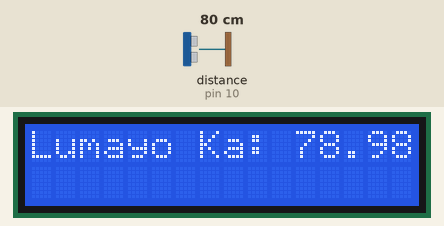
Recording of a sketch running on a simulated Arduino Uno, built with avr-gcc and run on an emulated ATmega328P. Parts: 16×2 character LCD. Wiring (inferred from the names in the program): ultrasonic range finder: trigger pin 9; echo pin 10. The test bench sets the inputs (shaded band); at power-on: distance to the obstacle (sensor on pin 10) 80 cm. The echo pulse lasts 58.3 µs per cm.

Above: at 1.2 s.
1.3 s: distance to the obstacle (sensor on pin 10) set to 2 cm
At 3.4 s:
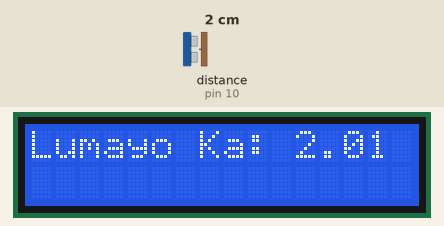
3.6 s: distance to the obstacle (sensor on pin 10) set to 4 cm
At 4.6 s:
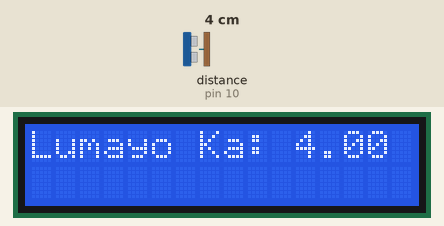
5.2 s: distance to the obstacle (sensor on pin 10) set to 9 cm
At 6.6 s:
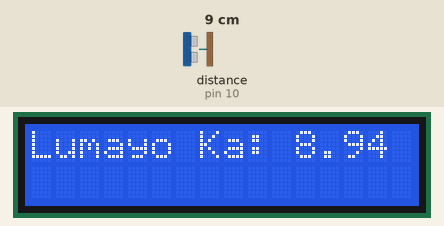
Timing chart, 0 to 8.2 s (numbered marks = the images above; inputs shaded):
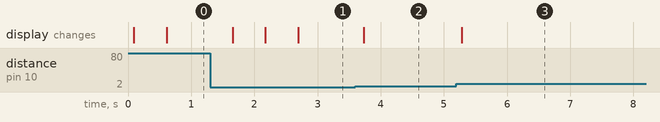

Measured:
- after the input at 1.3 s, the display: first changes after 0.35 s (image 1 shows a later state)
- after the input at 3.6 s, the display: changes after 0.13 s (image 2)
- after the input at 5.2 s, the display: changes after 0.08 s (image 3)

The sketch:

ultrasonic_with_lcd.ino
```cpp
#include <LiquidCrystal_I2C.h>

LiquidCrystal_I2C lcd(0x27, 16, 2); // I2C address 0x3F, 16 column and 2 rows

int trigPin = 9;    // TRIG pin
int echoPin = 10;    // ECHO pin

float duration_us, distance_cm;

void setup() {
  lcd.init();               // initialize the lcd
  lcd.backlight();          // open the backlight
  pinMode(trigPin, OUTPUT); // config trigger pin to output mode
  pinMode(echoPin, INPUT);  // config echo pin to input mode
}

void loop() {
  // generate 10-microsecond pulse to TRIG pin
  digitalWrite(trigPin, HIGH);
  delayMicroseconds(10);
  digitalWrite(trigPin, LOW);

  // measure duration of pulse from ECHO pin
  duration_us = pulseIn(echoPin, HIGH);

  // calculate the distance
  distance_cm = 0.017 * duration_us;

  lcd.clear();
  lcd.setCursor(0, 0); // start to print at the first row
  lcd.print("Lumayo Ka: ");
  lcd.print(distance_cm);

  delay(500);
}
```
